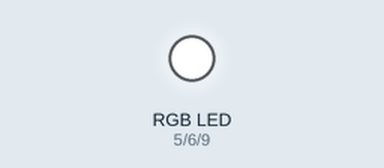
Recording of a sketch running on a simulated Arduino Uno, built with avr-gcc and run on an emulated ATmega328P. Parts: an RGB LED mixed from three pins (HIGH = lit). Dim RGB values are drawn brighter than linear.

Above: at 0.05 s.
At 0.45 s:
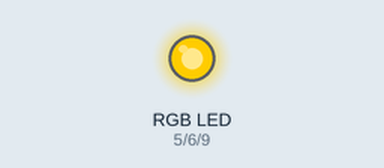
At 0.85 s:
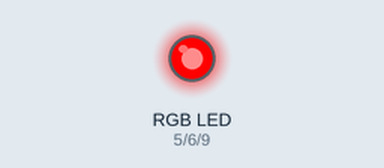
At 1.7 s:
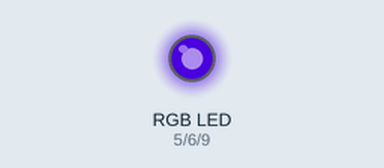
At 2.55 s:
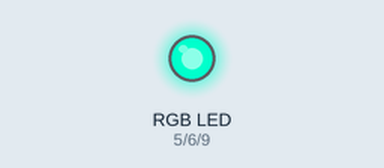
At 3.4 s:
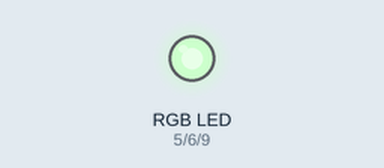
Timing chart, 0 to 7.8 s (numbered marks = the images above):
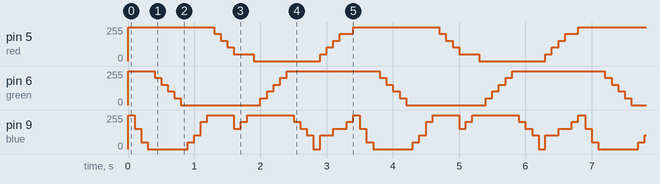

Measured:
- by itself, pin 5 (red): repeats every 3.4 s: 204/255 0.10 s, 153/255 0.10 s, 102/255 0.10 s, 51/255 0.30 s, 0/255 1.0 s, 51/255 0.10 s, 102/255 0.10 s, 153/255 0.10 s, 204/255 0.20 s, 255/255 1.3 s
- by itself, pin 6 (green): repeats every 3.4 s: 204/255 0.10 s, 153/255 0.10 s, 102/255 0.10 s, 51/255 0.10 s, 0/255 1.2 s, 51/255 0.10 s, 102/255 0.10 s, 153/255 0.10 s, 204/255 0.10 s, 255/255 1.4 s

The sketch:

rgb_all_colors.ino
```cpp
int red = 5;
int green = 6;
int blue = 9;

void setup(){
  pinMode(red,OUTPUT);
  pinMode(green,OUTPUT);
  pinMode(blue,OUTPUT);
  analogWrite(red,0);
  analogWrite(green,0);
  analogWrite(blue,0);
}
void loop(){
  WHITE();
  delay(100);
  LIGHTYELLOW();
  delay(100);
  LIGHTYELLOW1();
  delay(100);
  YELLOW();
  delay(100);
  LIGHTORANGE();
  delay(100);
  ORANGE();
  delay(100);
  LIGHTRED();
  delay(100);
  LIGHTRED1();
  delay(100);
  RED();
  delay(100);
  REDTOROZE();
  delay(100);
  REDTOROZE1();
  delay(100);
  REDTOROZE2();
  delay(100);
  ROZE();
  delay(100);
  LIGHTPURPLE();
  delay(100);
  PURPLE();
  delay(100);
  DARKPURPLE();
  delay(100);
  DARKPURPLE1();
  delay(100);
  PURPLETOBLUE();
  delay(100);
  PURPLETOBLUE1();
  delay(100);
  BLUE();
  delay(100);
  LIGHTBLUE();
  delay(100);
  LIGHTBLUE1();
  delay(100);
  LIGHTBLUE2();
  delay(100);
  LIGHTBLUE3();
  delay(100);
  LIGHTBLUE4();
  delay(100);
  BLUETOGREEN();
  delay(100);
  BLUETOGREEN1();
  delay(100);
  LIGHTGREEN();
  delay(100);
  GREEN();
  delay(100);
  GREENTOWHITE();
  delay(100);
  GREENTOWHITE1();
  delay(100);
  GREENTOWHITE2();
  delay(100);
  GREENTOWHITE3();
  delay(100);
  GREENTOWHITE4();
  delay(100);
}
void WHITE(){
  analogWrite(red,255);
  analogWrite(green,255);
  analogWrite(blue,255);
}
void LIGHTYELLOW(){
  analogWrite(red,255);
  analogWrite(green,255);
  analogWrite(blue,153);
}
void LIGHTYELLOW1(){
  analogWrite(red,255);
  analogWrite(green,255);
  analogWrite(blue,51);
}
void YELLOW(){
  analogWrite(red,255);
  analogWrite(green,255);
  analogWrite(blue,0);
}
void LIGHTORANGE(){
  analogWrite(red,255);
  analogWrite(green,204);
  analogWrite(blue,0);
}
void ORANGE(){
  analogWrite(red,255);
  analogWrite(green,153);
  analogWrite(blue,0);
}
void LIGHTRED(){
  analogWrite(red,255);
  analogWrite(green,102);
  analogWrite(blue,0);
}
void LIGHTRED1(){
  analogWrite(red,255);
  analogWrite(green,51);
  analogWrite(blue,0);
}
void RED(){
  analogWrite(red,255);
  analogWrite(green,0);
  analogWrite(blue,0);
}
void REDTOROZE(){
  analogWrite(red,255);
  analogWrite(green,0);
  analogWrite(blue,51);
}
void REDTOROZE1(){
  analogWrite(red,255);
  analogWrite(green,0);
  analogWrite(blue,102);
}
void REDTOROZE2(){
  analogWrite(red,255);
  analogWrite(green,0);
  analogWrite(blue,204);
}
void ROZE(){
  analogWrite(red,255);
  analogWrite(green,0);
  analogWrite(blue,255);
}
void LIGHTPURPLE(){
  analogWrite(red,204);
  analogWrite(green,0);
  analogWrite(blue,255);
}
void PURPLE(){
  analogWrite(red,153);
  analogWrite(green,0);
  analogWrite(blue,255);
}
void DARKPURPLE(){
  analogWrite(red,102);
  analogWrite(green,0);
  analogWrite(blue,255);
}
void DARKPURPLE1(){
  analogWrite(red,51);
  analogWrite(green,0);
  analogWrite(blue,153);
}
void PURPLETOBLUE(){
  analogWrite(red,51);
  analogWrite(green,0);
  analogWrite(blue,204);
}
void PURPLETOBLUE1(){
  analogWrite(red,51);
  analogWrite(green,0);
  analogWrite(blue,255);
}
void BLUE(){
  analogWrite(red,0);
  analogWrite(green,0);
  analogWrite(blue,255);
}
void LIGHTBLUE(){
  analogWrite(red,0);
  analogWrite(green,51);
  analogWrite(blue,255);
}
void LIGHTBLUE1(){
  analogWrite(red,0);
  analogWrite(green,102);
  analogWrite(blue,255);
}
void LIGHTBLUE2(){
  analogWrite(red,0);
  analogWrite(green,153);
  analogWrite(blue,255);
}
void LIGHTBLUE3(){
  analogWrite(red,0);
  analogWrite(green,204);
  analogWrite(blue,255);
}
void LIGHTBLUE4(){
  analogWrite(red,0);
  analogWrite(green,255);
  analogWrite(blue,255);
}
void BLUETOGREEN(){
  analogWrite(red,0);
  analogWrite(green,255);
  analogWrite(blue,204);
}
void BLUETOGREEN1(){
  analogWrite(red,0);
  analogWrite(green,255);
  analogWrite(blue,153);
}
void LIGHTGREEN(){
  analogWrite(red,0);
  analogWrite(green,255);
  analogWrite(blue,102);
}
void GREEN(){
  analogWrite(red,0);
  analogWrite(green,255);
  analogWrite(blue,0);
}
void GREENTOWHITE(){
  analogWrite(red,51);
  analogWrite(green,255);
  analogWrite(blue,102);
}
void GREENTOWHITE1(){
  analogWrite(red,102);
  analogWrite(green,255);
  analogWrite(blue,102);
}
void GREENTOWHITE2(){
  analogWrite(red,153);
  analogWrite(green,255);
  analogWrite(blue,153);
}
void GREENTOWHITE3(){
  analogWrite(red,204);
  analogWrite(green,255);
  analogWrite(blue,153);
}
void GREENTOWHITE4(){
  analogWrite(red,204);
  analogWrite(green,255);
  analogWrite(blue,204);
}
```
